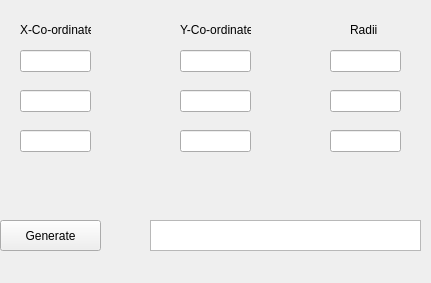
<?xml version="1.0" encoding="UTF-8"?>
<ui version="4.0">
 <class>MainWindow</class>
 <widget class="QMainWindow" name="MainWindow">
  <property name="geometry">
   <rect>
    <x>0</x>
    <y>0</y>
    <width>431</width>
    <height>283</height>
   </rect>
  </property>
  <property name="windowTitle">
   <string>MainWindow</string>
  </property>
  <widget class="QWidget" name="centralwidget">
   <widget class="QTextEdit" name="Generate_show">
    <property name="geometry">
     <rect>
      <x>150</x>
      <y>220</y>
      <width>271</width>
      <height>31</height>
     </rect>
    </property>
   </widget>
   <widget class="QLabel" name="label">
    <property name="geometry">
     <rect>
      <x>20</x>
      <y>20</y>
      <width>71</width>
      <height>20</height>
     </rect>
    </property>
    <property name="text">
     <string>X-Co-ordinate</string>
    </property>
   </widget>
   <widget class="QLineEdit" name="Y3">
    <property name="geometry">
     <rect>
      <x>180</x>
      <y>130</y>
      <width>71</width>
      <height>22</height>
     </rect>
    </property>
   </widget>
   <widget class="QLineEdit" name="R3">
    <property name="geometry">
     <rect>
      <x>330</x>
      <y>130</y>
      <width>71</width>
      <height>22</height>
     </rect>
    </property>
   </widget>
   <widget class="QLineEdit" name="X2">
    <property name="geometry">
     <rect>
      <x>20</x>
      <y>90</y>
      <width>71</width>
      <height>22</height>
     </rect>
    </property>
   </widget>
   <widget class="QLineEdit" name="X1">
    <property name="geometry">
     <rect>
      <x>20</x>
      <y>50</y>
      <width>71</width>
      <height>22</height>
     </rect>
    </property>
   </widget>
   <widget class="QLineEdit" name="X3">
    <property name="geometry">
     <rect>
      <x>20</x>
      <y>130</y>
      <width>71</width>
      <height>22</height>
     </rect>
    </property>
   </widget>
   <widget class="QLabel" name="label_3">
    <property name="geometry">
     <rect>
      <x>350</x>
      <y>20</y>
      <width>46</width>
      <height>20</height>
     </rect>
    </property>
    <property name="text">
     <string>Radii</string>
    </property>
   </widget>
   <widget class="QLineEdit" name="Y1">
    <property name="geometry">
     <rect>
      <x>180</x>
      <y>50</y>
      <width>71</width>
      <height>22</height>
     </rect>
    </property>
   </widget>
   <widget class="QPushButton" name="Generate">
    <property name="geometry">
     <rect>
      <x>0</x>
      <y>220</y>
      <width>101</width>
      <height>31</height>
     </rect>
    </property>
    <property name="text">
     <string>Generate</string>
    </property>
   </widget>
   <widget class="QLabel" name="label_2">
    <property name="geometry">
     <rect>
      <x>180</x>
      <y>20</y>
      <width>71</width>
      <height>20</height>
     </rect>
    </property>
    <property name="text">
     <string>Y-Co-ordinate</string>
    </property>
   </widget>
   <widget class="QLineEdit" name="R1">
    <property name="geometry">
     <rect>
      <x>330</x>
      <y>50</y>
      <width>71</width>
      <height>22</height>
     </rect>
    </property>
   </widget>
   <widget class="QLineEdit" name="Y2">
    <property name="geometry">
     <rect>
      <x>180</x>
      <y>90</y>
      <width>71</width>
      <height>22</height>
     </rect>
    </property>
   </widget>
   <widget class="QLineEdit" name="R2">
    <property name="geometry">
     <rect>
      <x>330</x>
      <y>90</y>
      <width>71</width>
      <height>22</height>
     </rect>
    </property>
   </widget>
  </widget>
 </widget>
 <resources/>
 <connections/>
</ui>
